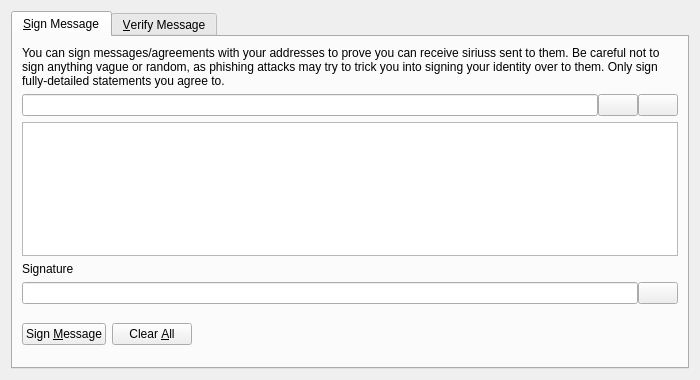
<?xml version="1.0" encoding="UTF-8"?>
<ui version="4.0">
 <class>SignVerifyMessageDialog</class>
 <widget class="QDialog" name="SignVerifyMessageDialog">
  <property name="geometry">
   <rect>
    <x>0</x>
    <y>0</y>
    <width>700</width>
    <height>380</height>
   </rect>
  </property>
  <property name="windowTitle">
   <string>Signatures - Sign / Verify a Message</string>
  </property>
  <property name="modal">
   <bool>true</bool>
  </property>
  <layout class="QVBoxLayout" name="verticalLayout">
   <item>
    <widget class="QTabWidget" name="tabWidget">
     <property name="currentIndex">
      <number>0</number>
     </property>
     <widget class="QWidget" name="tabSignMessage">
      <attribute name="title">
       <string>&amp;Sign Message</string>
      </attribute>
      <layout class="QVBoxLayout" name="verticalLayout_SM">
       <item>
        <widget class="QLabel" name="infoLabel_SM">
         <property name="text">
          <string>You can sign messages/agreements with your addresses to prove you can receive siriuss sent to them. Be careful not to sign anything vague or random, as phishing attacks may try to trick you into signing your identity over to them. Only sign fully-detailed statements you agree to.</string>
         </property>
         <property name="textFormat">
          <enum>Qt::PlainText</enum>
         </property>
         <property name="wordWrap">
          <bool>true</bool>
         </property>
        </widget>
       </item>
       <item>
        <layout class="QHBoxLayout" name="horizontalLayout_1_SM">
         <property name="spacing">
          <number>0</number>
         </property>
         <item>
          <widget class="QValidatedLineEdit" name="addressIn_SM">
           <property name="toolTip">
            <string>The Sirius address to sign the message with</string>
           </property>
          </widget>
         </item>
         <item>
          <widget class="QPushButton" name="addressBookButton_SM">
           <property name="toolTip">
            <string>Choose previously used address</string>
           </property>
           <property name="text">
            <string/>
           </property>
           <property name="icon">
            <iconset resource="../bitcoin.qrc">
             <normaloff>:/icons/address-book</normaloff>:/icons/address-book</iconset>
           </property>
           <property name="shortcut">
            <string>Alt+A</string>
           </property>
           <property name="autoDefault">
            <bool>false</bool>
           </property>
          </widget>
         </item>
         <item>
          <widget class="QPushButton" name="pasteButton_SM">
           <property name="toolTip">
            <string>Paste address from clipboard</string>
           </property>
           <property name="text">
            <string/>
           </property>
           <property name="icon">
            <iconset resource="../bitcoin.qrc">
             <normaloff>:/icons/editpaste</normaloff>:/icons/editpaste</iconset>
           </property>
           <property name="shortcut">
            <string>Alt+P</string>
           </property>
           <property name="autoDefault">
            <bool>false</bool>
           </property>
          </widget>
         </item>
        </layout>
       </item>
       <item>
        <widget class="QPlainTextEdit" name="messageIn_SM">
         <property name="toolTip">
          <string>Enter the message you want to sign here</string>
         </property>
        </widget>
       </item>
       <item>
        <widget class="QLabel" name="signatureLabel_SM">
         <property name="text">
          <string>Signature</string>
         </property>
         <property name="textFormat">
          <enum>Qt::PlainText</enum>
         </property>
        </widget>
       </item>
       <item>
        <layout class="QHBoxLayout" name="horizontalLayout_2_SM">
         <property name="spacing">
          <number>0</number>
         </property>
         <item>
          <widget class="QLineEdit" name="signatureOut_SM">
           <property name="font">
            <font>
             <italic>true</italic>
            </font>
           </property>
           <property name="readOnly">
            <bool>true</bool>
           </property>
          </widget>
         </item>
         <item>
          <widget class="QPushButton" name="copySignatureButton_SM">
           <property name="toolTip">
            <string>Copy the current signature to the system clipboard</string>
           </property>
           <property name="text">
            <string/>
           </property>
           <property name="icon">
            <iconset resource="../bitcoin.qrc">
             <normaloff>:/icons/editcopy</normaloff>:/icons/editcopy</iconset>
           </property>
           <property name="autoDefault">
            <bool>false</bool>
           </property>
          </widget>
         </item>
        </layout>
       </item>
       <item>
        <layout class="QHBoxLayout" name="horizontalLayout_3_SM">
         <item>
          <widget class="QPushButton" name="signMessageButton_SM">
           <property name="toolTip">
            <string>Sign the message to prove you own this Sirius address</string>
           </property>
           <property name="text">
            <string>Sign &amp;Message</string>
           </property>
           <property name="icon">
            <iconset resource="../bitcoin.qrc">
             <normaloff>:/icons/edit</normaloff>:/icons/edit</iconset>
           </property>
           <property name="autoDefault">
            <bool>false</bool>
           </property>
          </widget>
         </item>
         <item>
          <widget class="QPushButton" name="clearButton_SM">
           <property name="toolTip">
            <string>Reset all sign message fields</string>
           </property>
           <property name="text">
            <string>Clear &amp;All</string>
           </property>
           <property name="icon">
            <iconset resource="../bitcoin.qrc">
             <normaloff>:/icons/remove</normaloff>:/icons/remove</iconset>
           </property>
           <property name="autoDefault">
            <bool>false</bool>
           </property>
          </widget>
         </item>
         <item>
          <spacer name="horizontalSpacer_1_SM">
           <property name="orientation">
            <enum>Qt::Horizontal</enum>
           </property>
           <property name="sizeHint" stdset="0">
            <size>
             <width>40</width>
             <height>48</height>
            </size>
           </property>
          </spacer>
         </item>
         <item>
          <widget class="QLabel" name="statusLabel_SM">
           <property name="font">
            <font>
             <weight>75</weight>
             <bold>true</bold>
            </font>
           </property>
           <property name="text">
            <string/>
           </property>
           <property name="wordWrap">
            <bool>true</bool>
           </property>
          </widget>
         </item>
         <item>
          <spacer name="horizontalSpacer_2_SM">
           <property name="orientation">
            <enum>Qt::Horizontal</enum>
           </property>
           <property name="sizeHint" stdset="0">
            <size>
             <width>40</width>
             <height>48</height>
            </size>
           </property>
          </spacer>
         </item>
        </layout>
       </item>
      </layout>
     </widget>
     <widget class="QWidget" name="tabVerifyMessage">
      <attribute name="title">
       <string>&amp;Verify Message</string>
      </attribute>
      <layout class="QVBoxLayout" name="verticalLayout_VM">
       <item>
        <widget class="QLabel" name="infoLabel_VM">
         <property name="text">
          <string>Enter the receiver's address, message (ensure you copy line breaks, spaces, tabs, etc. exactly) and signature below to verify the message. Be careful not to read more into the signature than what is in the signed message itself, to avoid being tricked by a man-in-the-middle attack. Note that this only proves the signing party receives with the address, it cannot prove sendership of any transaction!</string>
         </property>
         <property name="textFormat">
          <enum>Qt::PlainText</enum>
         </property>
         <property name="alignment">
          <set>Qt::AlignLeading|Qt::AlignLeft|Qt::AlignTop</set>
         </property>
         <property name="wordWrap">
          <bool>true</bool>
         </property>
        </widget>
       </item>
       <item>
        <layout class="QHBoxLayout" name="horizontalLayout_1_VM">
         <property name="spacing">
          <number>0</number>
         </property>
         <item>
          <widget class="QValidatedLineEdit" name="addressIn_VM">
           <property name="toolTip">
            <string>The Sirius address the message was signed with</string>
           </property>
          </widget>
         </item>
         <item>
          <widget class="QPushButton" name="addressBookButton_VM">
           <property name="toolTip">
            <string>Choose previously used address</string>
           </property>
           <property name="text">
            <string/>
           </property>
           <property name="icon">
            <iconset resource="../bitcoin.qrc">
             <normaloff>:/icons/address-book</normaloff>:/icons/address-book</iconset>
           </property>
           <property name="shortcut">
            <string>Alt+A</string>
           </property>
           <property name="autoDefault">
            <bool>false</bool>
           </property>
          </widget>
         </item>
        </layout>
       </item>
       <item>
        <widget class="QPlainTextEdit" name="messageIn_VM"/>
       </item>
       <item>
        <widget class="QValidatedLineEdit" name="signatureIn_VM"/>
       </item>
       <item>
        <layout class="QHBoxLayout" name="horizontalLayout_2_VM">
         <item>
          <widget class="QPushButton" name="verifyMessageButton_VM">
           <property name="toolTip">
            <string>Verify the message to ensure it was signed with the specified Sirius address</string>
           </property>
           <property name="text">
            <string>Verify &amp;Message</string>
           </property>
           <property name="icon">
            <iconset resource="../bitcoin.qrc">
             <normaloff>:/icons/transaction_0</normaloff>:/icons/transaction_0</iconset>
           </property>
           <property name="autoDefault">
            <bool>false</bool>
           </property>
          </widget>
         </item>
         <item>
          <widget class="QPushButton" name="clearButton_VM">
           <property name="toolTip">
            <string>Reset all verify message fields</string>
           </property>
           <property name="text">
            <string>Clear &amp;All</string>
           </property>
           <property name="icon">
            <iconset resource="../bitcoin.qrc">
             <normaloff>:/icons/remove</normaloff>:/icons/remove</iconset>
           </property>
           <property name="autoDefault">
            <bool>false</bool>
           </property>
          </widget>
         </item>
         <item>
          <spacer name="horizontalSpacer_1_VM">
           <property name="orientation">
            <enum>Qt::Horizontal</enum>
           </property>
           <property name="sizeHint" stdset="0">
            <size>
             <width>40</width>
             <height>48</height>
            </size>
           </property>
          </spacer>
         </item>
         <item>
          <widget class="QLabel" name="statusLabel_VM">
           <property name="font">
            <font>
             <weight>75</weight>
             <bold>true</bold>
            </font>
           </property>
           <property name="text">
            <string/>
           </property>
           <property name="wordWrap">
            <bool>true</bool>
           </property>
          </widget>
         </item>
         <item>
          <spacer name="horizontalSpacer_2_VM">
           <property name="orientation">
            <enum>Qt::Horizontal</enum>
           </property>
           <property name="sizeHint" stdset="0">
            <size>
             <width>40</width>
             <height>48</height>
            </size>
           </property>
          </spacer>
         </item>
        </layout>
       </item>
      </layout>
     </widget>
    </widget>
   </item>
  </layout>
 </widget>
 <customwidgets>
  <customwidget>
   <class>QValidatedLineEdit</class>
   <extends>QLineEdit</extends>
   <header>qvalidatedlineedit.h</header>
  </customwidget>
 </customwidgets>
 <resources>
  <include location="../bitcoin.qrc"/>
 </resources>
 <connections/>
</ui>
